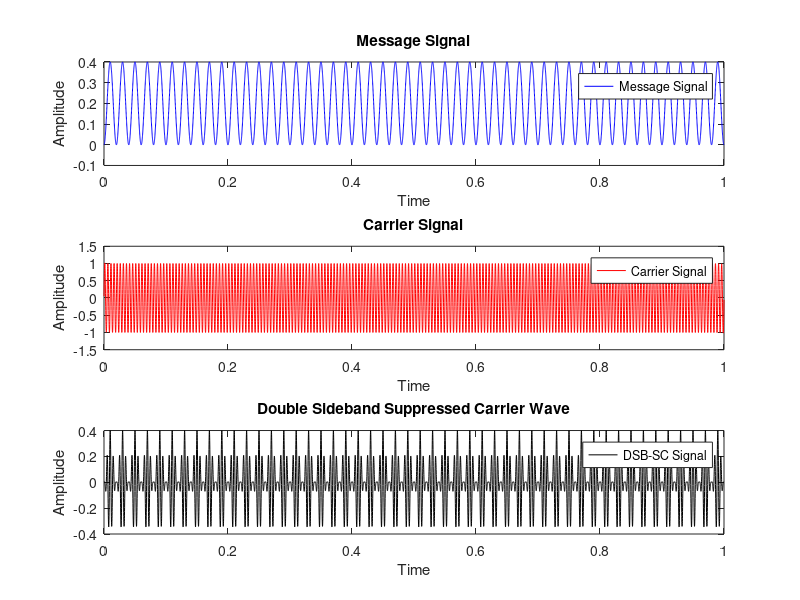

This chart was generated by the following MATLAB code: (Note: this script raises an error after producing the figure.)
clc;
clear all;
close all;
%ALL INPUTS ARE FIXED FOR THIS CONFIGURATION.
%CHANGING FREQUENCY OF CARRIER OR MESSAGE WILL AFFECT THE FILTERED OUTPUT
%DIRECTLY
Message_Amplitude = 1
Carrier_Amplitude = 1
fm = 50
fc= 200
m = Message_Amplitude/Carrier_Amplitude;
t = 0:0.0001:1;
Kf=20*pi                                                 %Constant
H_NBFM = Message_Amplitude*sin (2*pi*fm*t);
Message_Signal=Kf*0.0001*cumsum(H_NBFM)                       %Integrated message
subplot (3,1,1);
plot (t,Message_Signal,'b');
xlabel ('Time');
ylabel ('Amplitude');
title ('Message Signal');
legend ('Message Signal');

Oscillator_Signal = Carrier_Amplitude*cos (2*pi*fc*t);    %Crystall Oscillator
y = hilbert(Oscillator_Signal);                           %Phase shifted Carrier
subplot (3,1,2);
plot (t,imag(y),'r');             
xlabel ('Time');
ylabel ('Amplitude');
title ('Carrier Signal');
legend ('Carrier Signal');

DSBSC=Carrier_Amplitude*m.*Message_Signal.*y;             %DSBSC Modulator
subplot (3,1,3);
plot (t,DSBSC,'black');
xlabel ('Time');
ylabel ('Amplitude');
title ('Double Sideband Suppressed Carrier Wave');
legend ('DSB-SC Signal');

%Representation of the NBFM Signal

NBFM=Oscillator_Signal-DSBSC
H_NBFM = hardlims(NBFM)                                         %Hardlimiter
figure
subplot(211)
plot (t,H_NBFM,'black');
xlabel ('Time');
ylabel ('Amplitude');
title ('Narrow Band Frequency Modulated HARDLIMITED Signal');
legend ('NBFM HARDLIMITED Signal');

subplot(212)
N = 40;                                                               
Wn = [199.5e-4 200.5e-4];                                   %BPF centred at fc
a = fir1(N,Wn);                                                       
b = 1;                                                                
A=filter(a,b,H_NBFM)
plot (t,A,'r');
xlabel ('Time');
ylabel ('Amplitude');
title ('Narrow Band Frequency Modulated Signal FILTERED AT FC');
legend ('NBFM Signal');
